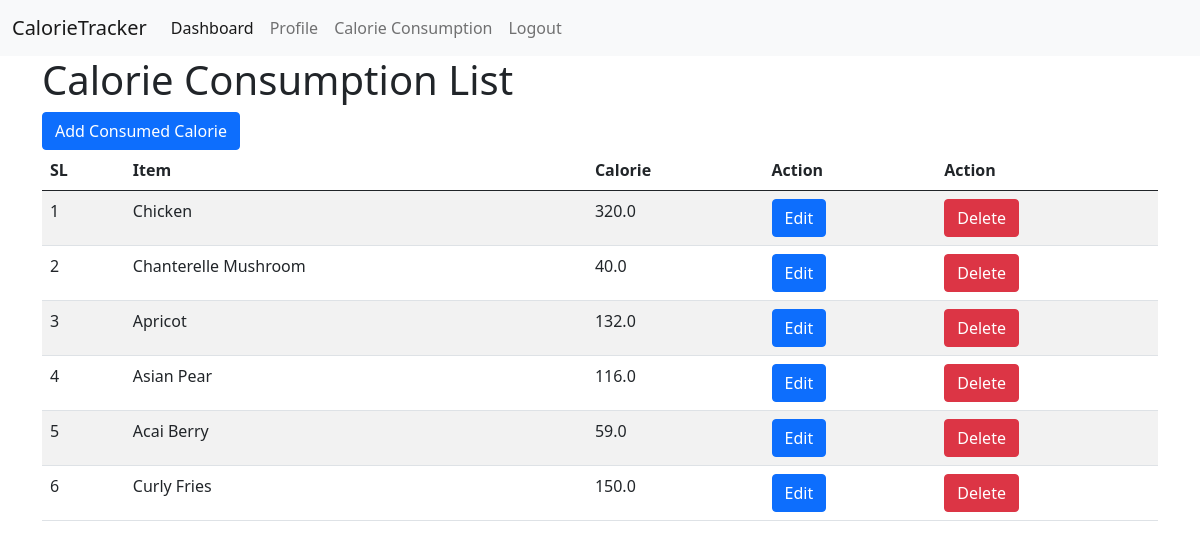
Screenshot of /calorie_list/ (signed in) with the database file from the repository.
### calorie_counter_app/models.py (models this page shows, shortened)
class ConsumeCalorieModel(models.Model):
    user= models.ForeignKey(User, on_delete=models.CASCADE, related_name='consumed_calorie', null=True)
    item_name= models.CharField(max_length=100, null=True)
    consumed_calorie= models.FloatField(null=True)

### calorie_counter_app/views.py (the view)
# urls.py: path('calorie_list/', calorie_consumption_list, name='calorie_consumption_list'),
@login_required
def calorie_consumption_list(request):
    try:
        bmr= request.user.user_profile.bmr
    except:
        bmr= 0
        messages.warning(request, 'Please update your profile first.')
        return redirect('profile_update_view')
    consumed_calorie= ConsumeCalorieModel.objects.all()
    context={
        'consumed_calorie': consumed_calorie
    }
    return render(request, 'calorie_list.html', context)

### calorie_counter_app/templates/calorie_list.html (shortened to what this page needs)
{% extends 'master/base.html' %}
{% block content %}
<h1>Calorie Consumption List</h1>
<a href="{% url 'add_consumed_calorie' %}" class='btn btn-primary'>Add Consumed Calorie</a>
<table class="table table-striped">
    <thead>
        <tr>
            <th>SL</th>
            <th>Item</th>
            <th>Calorie</th>
            <th>Action</th>
            <th>Action</th>
        </tr>
    </thead>
    <tbody>
        {% for data in consumed_calorie %}
        <tr>
            <td>{{forloop.counter}}</td>
            <td>{{data.item_name}}</td>
            <td>{{data.consumed_calorie}}</td>
            <td><a href="{% url 'update_consumed_calorie' data.id %}" class="btn btn-primary">Edit</a></td>
            <td><a href="{% url 'delete_consumed_calorie' data.id %}" class="btn btn-danger">Delete</a></td>
        </tr>
        {% endfor %}
    </tbody>
</table>
{% endblock content %}

### calorie_counter_app/templates/master/base.html (shortened to what this page needs)
<!doctype html>
<html lang="en">
  <head>
    <link href="https://cdn.jsdelivr.net/npm/bootstrap@5.0.2/dist/css/bootstrap.min.css" rel="stylesheet">
  </head>
  <body>
    {% include 'master/nav.html' %}
    <div class="container">
        {% block content %}
        {% endblock content %}
    </div>
  </body>
</html>

### calorie_counter_app/templates/master/nav.html (shortened to what this page needs)
<nav class="navbar navbar-expand-lg navbar-light bg-light">
  <div class="container-fluid">
    <a class="navbar-brand" href="#">CalorieTracker</a>
    <div class="collapse navbar-collapse" id="navbarNavAltMarkup">
      <div class="navbar-nav">
        {% if request.user.is_authenticated %}
        <a class="nav-link active" aria-current="page" href="{% url 'dashboard_view' %}">Dashboard</a>
        <a class="nav-link" href="{% url 'profile_page' %}">Profile</a>
        <a class="nav-link" href="{% url 'calorie_consumption_list' %}">Calorie Consumption</a>
        <a class="nav-link" href="{% url 'logout_view' %}">Logout</a>
        {% else %}
        <a class="nav-link" href="{% url 'register_view' %}">Register</a>
        <a class="nav-link" href="{% url 'login_view' %}">Login</a>
        {% endif %}
      </div>
    </div>
  </div>
</nav>

### rows the page displays
ConsumeCalorieModel: item_name "Chicken", consumed_calorie "320.0"
ConsumeCalorieModel: item_name "Chanterelle Mushroom", consumed_calorie "40.0"
ConsumeCalorieModel: item_name "Apricot", consumed_calorie "132.0"
ConsumeCalorieModel: item_name "Asian Pear", consumed_calorie "116.0"
ConsumeCalorieModel: item_name "Acai Berry", consumed_calorie "59.0"
ConsumeCalorieModel: item_name "Curly Fries", consumed_calorie "150.0"
